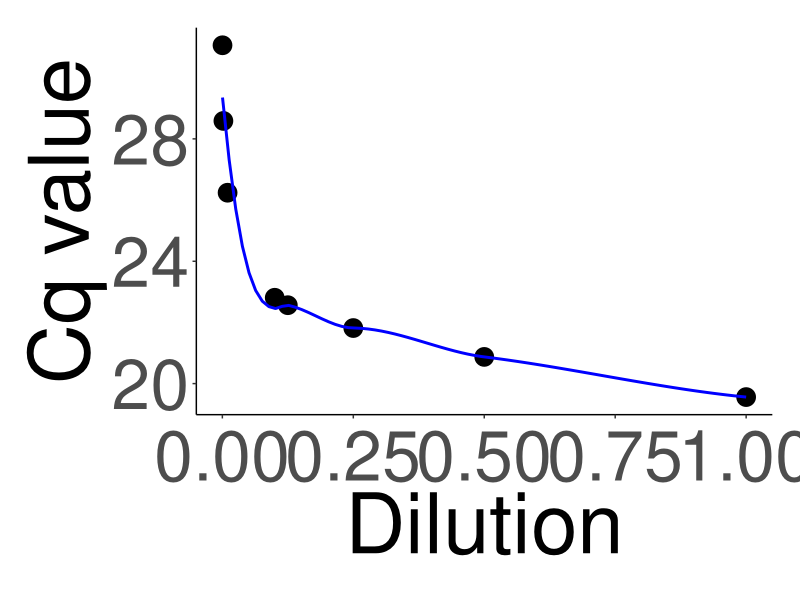
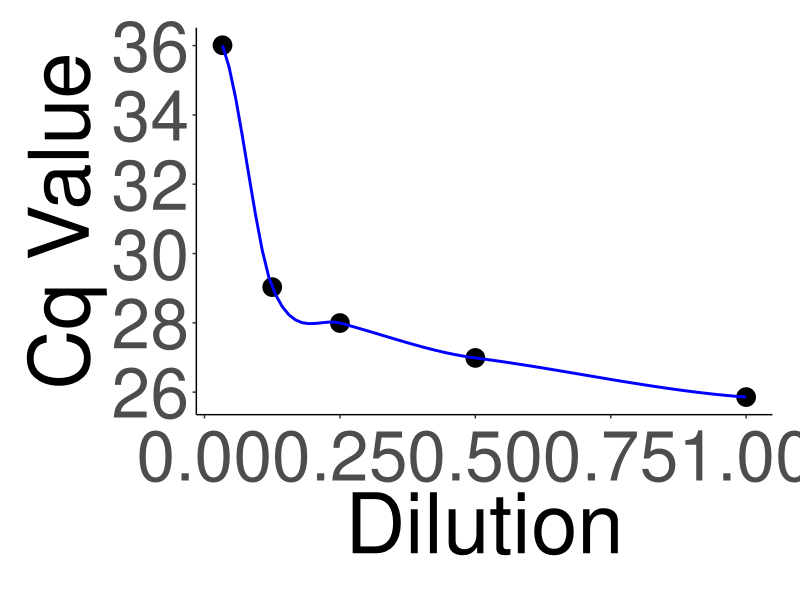
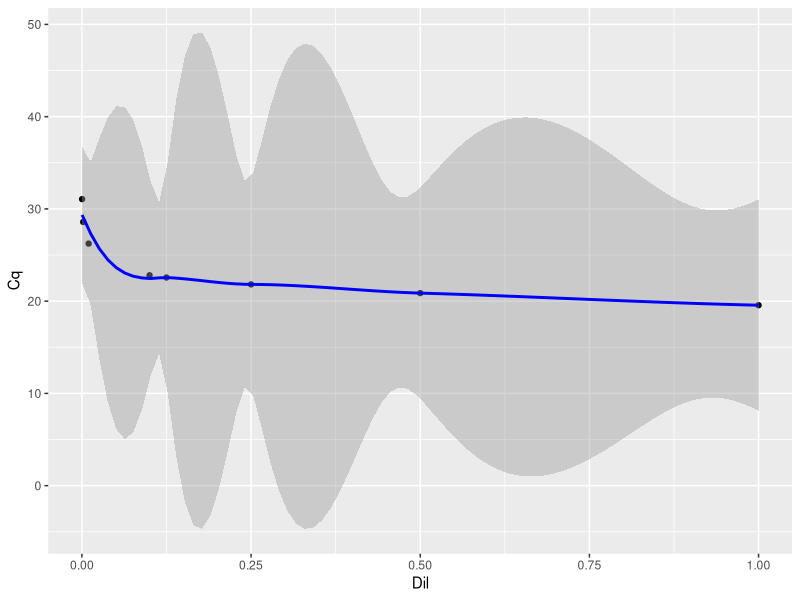

The R source for these figures, in order:
#Cq Standards#
#Tidy up the data and graph them (with a trendline?)

#Read in files
Bl <- read.csv("Blood Standards.csv")
eDNA <-read.csv("+eDNA Standards.csv")

#clean up
names(Bl) <- c("Dil", "Cq", "ng/uL") #Re-name columns
names(eDNA) <- c("Dil", "Cq", "ng/uL")

library(ggplot2)
library(plyr)
library(dplyr)

#Plotting

#plot(Cq~Dil, Bl, xlab="Dilution Factor", ylab="Cq Value",abline(line), col="red", untf=TRUE))

#Blood standards plot
ggplot(Bl, aes(x = Dil, y = Cq)) + geom_point(size=6)+ geom_smooth(method='loess', color="blue", se=F) +xlab("Dilution")+ylab("Cq value")+theme_classic(base_size = 11, base_family = "")+theme(axis.title.x = element_text(size=60),
       axis.text.x  = element_text(vjust=0.5, size=50),
       axis.title.y = element_text(size=60),
       axis.text.y= element_text(vjust=0.5, size=50),
       plot.margin = margin(20, 20, 20, 20))
  
  
fit <- lm(Bl$Cq~log(Bl$Dil)) #code for a logistic regression of fit
summary(fit) #spits out the results

#eDNA standards plot
ggplot(eDNA, aes(x = Dil, y = Cq)) + geom_point(size=6) + geom_smooth(method='loess', color="blue",se=F) +xlab("Dilution")+ylab("Cq Value")+theme_classic(base_size = 11, base_family = "")+theme(axis.title.x = element_text(size=60),                                  axis.text.x  = element_text(vjust=0.5, size=50),                                        axis.title.y = element_text(size=60),                                                   axis.text.y= element_text(vjust=0.5, size=50),
       plot.margin = margin(20, 20, 20, 20))
                                                                                        
fit <- lm(Bl$Cq~log(Bl$Dil)) #code for a logistic regression of fit
summary(fit) #spits out the results


ggplot(Bl, aes(x = Dil, y = Cq)) + geom_point() +stat_smooth(method="loess",formula=y~x,col="blue", se=T)


